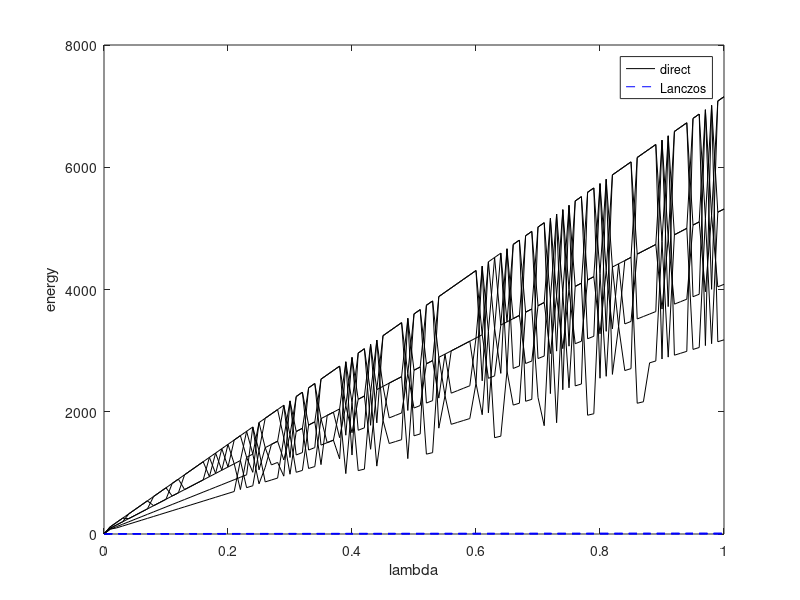

This chart was generated by the following MATLAB code:
clc;
n = 50;
numeig = 6;

arr = sqrt(1:n)';
aan = spdiags(sqrt(0:n-1)',1,n,n);
acr = spdiags(sqrt(1:n)',-1,n,n);
x = (1/sqrt(2))*(acr+aan);
H0 = (acr*aan)+spdiags(0.5*ones(n,1),0,n,n);

lam=0:0.01:1;
val = zeros(numeig,length(lam));
valex = val;

for i = 1:length(lam)
    H = H0+lam(i)*x^4;
    val(:,i) = eigs(H,numeig,'SM');
    ex = eig(H);
    valex(:,i) = ex(1:numeig);
end

valex(1:end,:) = valex(end:-1:1,:);
for i = 1:numeig
    plot(lam,valex(i,:),'k-');
    hold on;
    plot(lam,val(i,:),'b--');
end
legend('direct','Lanczos');
xlabel('lambda');
ylabel('energy');
